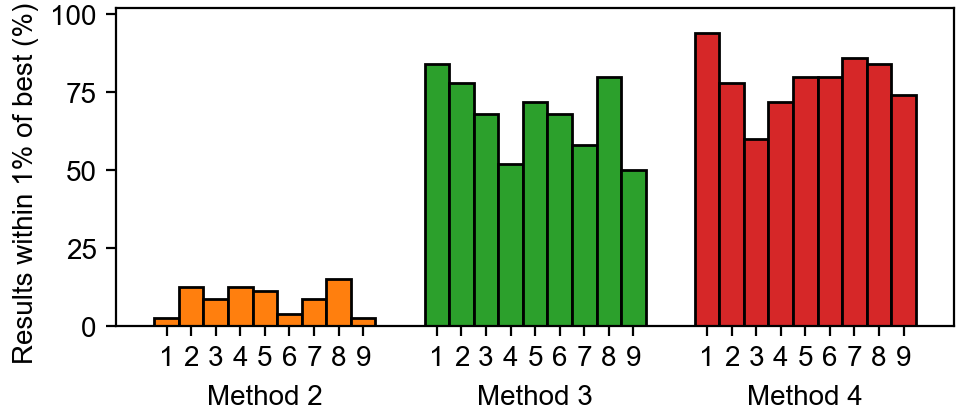

The Python source for this figure:
#!/usr/bin/env python3
#
# Number of repeats that gave the same result, per cell, per method
#
from __future__ import division, print_function
import os
import sys
import myokit
import numpy as np
import matplotlib
import matplotlib.pyplot as plt
from matplotlib.gridspec import GridSpec
from matplotlib.gridspec import GridSpecFromSubplotSpec as SubGridSpec

# Load project modules
sys.path.append(os.path.abspath(os.path.join('..', '..', 'python')))
import results


#
# Check input arguments
#
base = os.path.splitext(os.path.basename(__file__))[0]
args = sys.argv[1:]
if len(args) > 0:
    print('Syntax: ' + base)
    sys.exit(1)

cell_list = list(range(1, 10))


# Set font
font = {'family': 'arial', 'size': 10}
matplotlib.rc('font', **font)

# Matplotlib figure sizes are in inches
def mm(*size):
    return tuple(x / 25.4 * 1.5 for x in size)


# Create figure
fig = plt.figure(figsize=mm(82, 35), dpi=200)
fig.subplots_adjust(0.12, 0.21, 0.985, 0.98)

ax = fig.add_subplot(1, 1, 1)

ax.set_ylabel(r'Results within 1% of best (%)    ')

colors1 = [
    'tab:blue',
    'tab:orange',
    'tab:green',
    'tab:red',
]
colors2 = [
    'tab:blue',
    '#ffbe86',
    'tab:green',#'#95cf95',
    'tab:red',#'#ea9293',
]

xticks = []
xtickl = []
for method in [2, 3, 4]:
    imethod = method - 1

    # Count number of scores that were the same
    eclose = []
    pclose = []
    for cell in 1 + np.arange(9):

        # Get scores
        rs, ps, es, ts, ns = results.load(cell, method)
        if len(rs) == 0:
            eclose.append(0)
            pclose.append(0)
            continue

        # Count how many scores were within 1% of best
        i = es / es[0] - 1 < 0.01
        es = es[i]
        ps = ps[i]
        eclose.append(100 * len(es) / len(rs))

        # Count how many results were also close in parameter space
        #ds = np.max(ps / ps[0] - 1, axis=1)
        #ds = ds[ds < 0.01]
        #pclose.append(100 * len(ds) / len(rs))

    # Y-position for bar charts
    d = 1 / 11
    x = method + d * (np.arange(9) - 4)

    kargs = {
        'align': 'center',
        'edgecolor': 'k',
        'width': d,
    }

    #kargs['alpha'] = 0.5
    kargs['color'] = colors1[imethod],
    ax.bar(x, eclose, **kargs)

    #kargs['alpha'] = 1
    #kargs['color'] = colors2[imethod],
    #ax.bar(x, pclose, **kargs)

    xticks.extend(x)
    xtickl.extend([str(1 + i) for i in range(9)])

ax.set_ylim(0, 102)

ax.set_xticks(xticks)
ax.set_xticklabels(xtickl)

ypos = -25
ax.text(2, ypos, 'Method 2', horizontalalignment='center')
ax.text(3, ypos, 'Method 3', horizontalalignment='center')
ax.text(4, ypos, 'Method 4', horizontalalignment='center')

# Store
name = base
fig.savefig(name + '.png')
fig.savefig(name + '.pdf')
fig.savefig(name + '.eps')
